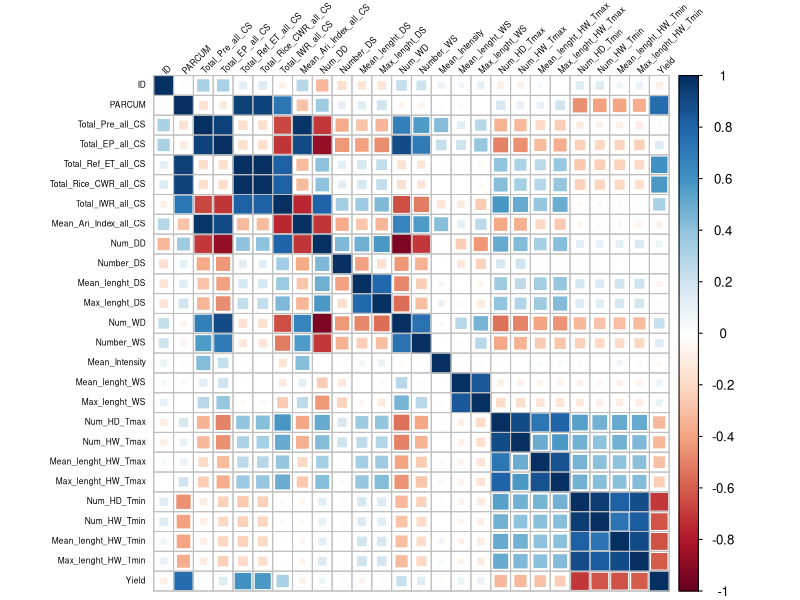

Generate this figure with R:
setwd("C:/Users/Julian Valencia/OneDrive/Escritorio/Rice model")

# Step 1: Load necessary libraries
library(readxl) # For reading Excel files
library(corrplot) # For correlation plot
library(dplyr)    # For data manipulation
library(caret)  # For data preprocessing and model training
library(openxlsx) # For exporting results to Excel

# Step 2: Load the dataset
data <- read_excel("data_base_RF1.xlsx")
View(data)

# Step 3: Check the structure and summary statistics
str(data)
summary(data)

# Step 4: Data preprocessing (if needed)
sum(is.na(data))
data <- na.omit(data)

# Step 5: Check for correlation between variables
data_numeric <- data[, sapply(data, is.numeric)]  # Select only numeric columns

# Step 6: Check for missing values again
sum(is.na(data_numeric))

# Check for correlation between variables
num_data <- data %>% select_if(is.numeric)
cor_matrix <- cor(num_data)
View(cor_matrix)
corrplot(cor_matrix, method = "square", type = "full", 
         order = "original", tl.col = "black", tl.srt = 45, number.font=2, pch=1, 
         number.cex =0.5, tl.cex=0.5, mar = c(0, 0, 0, 0) )
write.xlsx(cor_matrix, "cor_matrix.xlsx")

# Step 5: Split the data into training and testing sets
set.seed(123) # for reproducibility
trainIndex <- createDataPartition(data$Yield, p = 0.8, list = FALSE)
train_data <- data[trainIndex, ]
test_data <- data[-trainIndex, ]

# Step 6: Fit a regression model
model <- lm(Yield ~ ., data = train_data)

# Step 7: Evaluate the model

test_data <- read_excel("test_data.xlsx")
predictions <- predict(model, newdata = test_data)
performance <- postResample(predictions, test_data$Yield)
print(paste("RMSE:", performance[["RMSE"]]))

# Step 8: Export the results to Excel
model_output <- data.frame(Actual = test_data$Yield, Predicted = predictions)
write.xlsx(model_output, "model_rice_output.xlsx")

# Summary of the model
summary(model)